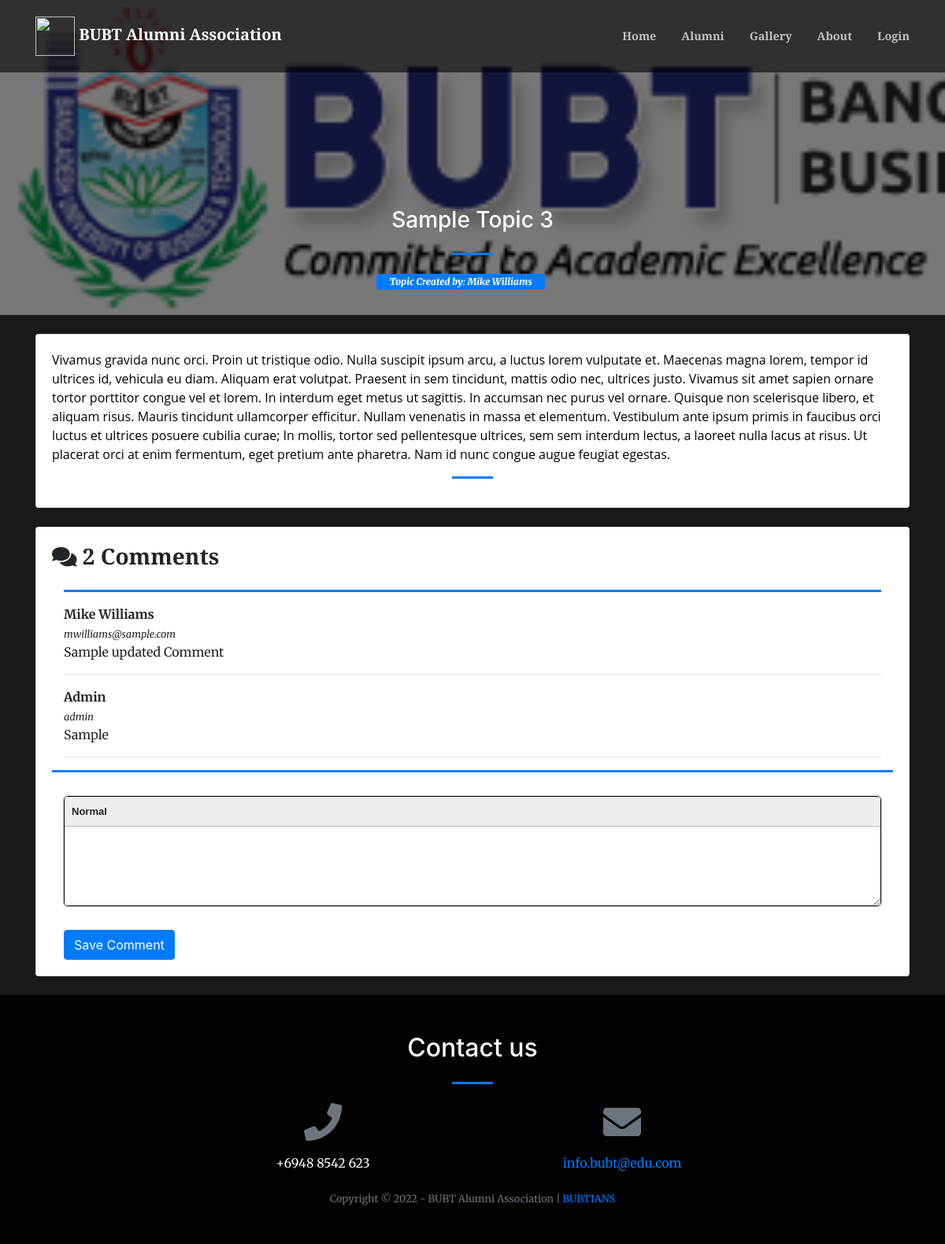
The page /index.php?page=view_forum&id=3 on the database its author committed.
### tables this page shows
CREATE TABLE `forum_comments` (
  `id` int(30) NOT NULL,
  `topic_id` int(30) NOT NULL,
  `comment` text NOT NULL,
  `user_id` int(30) NOT NULL,
  `date_created` datetime NOT NULL DEFAULT current_timestamp()
);

CREATE TABLE `users` (
  `id` int(30) NOT NULL,
  `name` text NOT NULL,
  `username` varchar(200) NOT NULL,
  `password` text NOT NULL,
  `type` tinyint(1) NOT NULL DEFAULT 3 COMMENT '1=Admin,2=Alumni officer, 3= alumnus',
  `auto_generated_pass` text NOT NULL,
  `alumnus_id` int(30) NOT NULL
);

### view_forum.php (the view, shortened to what this page needs)
<?php
include 'admin/db_connect.php';
?>
<header class="masthead">
    <div class="container-fluid h-100">
        <div class="row h-100 align-items-center justify-content-center text-center">
            <div class="col-lg-8 align-self-end mb-4 page-title">
                <h3 class="text-white"><?php echo $title ?></h3>
                <hr class="divider my-4" />
            <div class="row col-md-12 mb-2 justify-content-center">
                   <span class="badge badge-primary px-3 pt-1 pb-1">
                        <b><i>Topic Created by: <?php echo $name ?></i></b>
                    </span>
            </div>
            </div>
        </div>
    </div>
</header>
<div class="container mt-3 pt-2">
    <div class="card mb-4">
        <div class="card-body">
	            <?php echo html_entity_decode($description) ?>
        <hr class="divider">
        </div>
    </div>
  	<?php
  	$comments = $conn->query("SELECT f.*,u.name,u.username FROM forum_comments f inner join users u on u.id = f.user_id where f.topic_id = $id order by f.id asc");
  	?>
    <div class="card mb-4">
    	<div class="card-body">
    		<div class="col-lg-12">
    			<div class="row">
    				<h3><b> <i class="fa fa-comments"></i> <?php echo $comments->num_rows ?> Comments</b></h3>
    			</div>
    			<hr class="divider" style="max-width: 100%">
    			<?php
    			while($row= $comments->fetch_assoc()):
    			?>
    			<div class="form-group comment">
    				<p class="mb-0"><large><b><?php echo $row['name'] ?></b></large></p>
    				<small class="mb-0"><i><?php echo $row['username'] ?></i></small>
    				<br>
    				<?php echo html_entity_decode($row['comment']) ?>
    				<hr>
    			</div>
    		<?php endwhile; ?>
    		</div>
    			<hr class="divider" style="max-width: 100%">
    			<div class="col-lg-12">
    				<form action="" id="manage-comment">
    					<div class="form-group">
    					</div>
    					<button class="btn btn-primary">Save Comment</button>
    				</form>
    			</div>
    	</div>
    </div>
</div>

### view_forum.php (style rules this page uses)
header.masthead,header.masthead:before { min-height: 50vh !important; height: 50vh !important }
.masthead { min-height: 23vh !important; height: 23vh !important; }
.masthead:before { min-height: 23vh !important; height: 23vh !important; }

### rows shown on the page
forum_comments: user.name "Mike Williams", user.username "mwilliams@sample.com", comment "Sample updated Comment"
forum_comments: user.name "Admin", user.username "admin", comment "Sample"

### other values the page prints
$_SESSION['system']['name'] "BUBT Alumni Association"
$title "Sample Topic 3"
$name "Mike Williams"
$comments->num_rows "2"
$_SESSION['system']['contact'] "+6948 8542 623"
$_SESSION['system']['email'] "info.bubt@edu.com"
